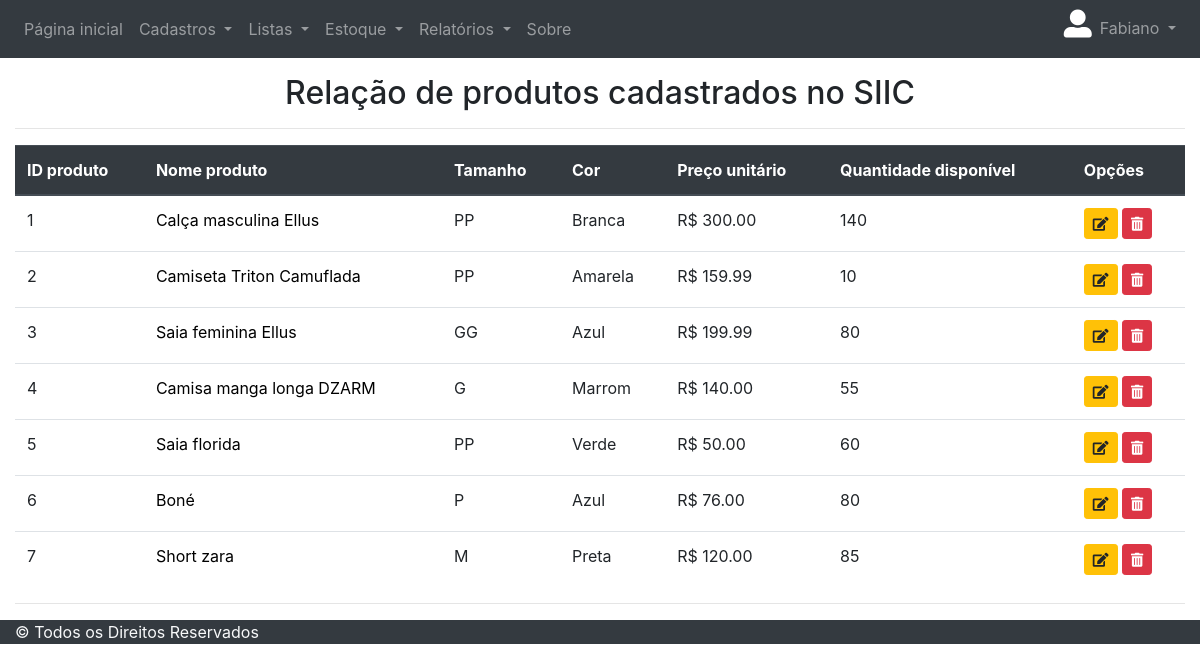
The page /listar/produtos/ (signed in) on the database as committed earlier.
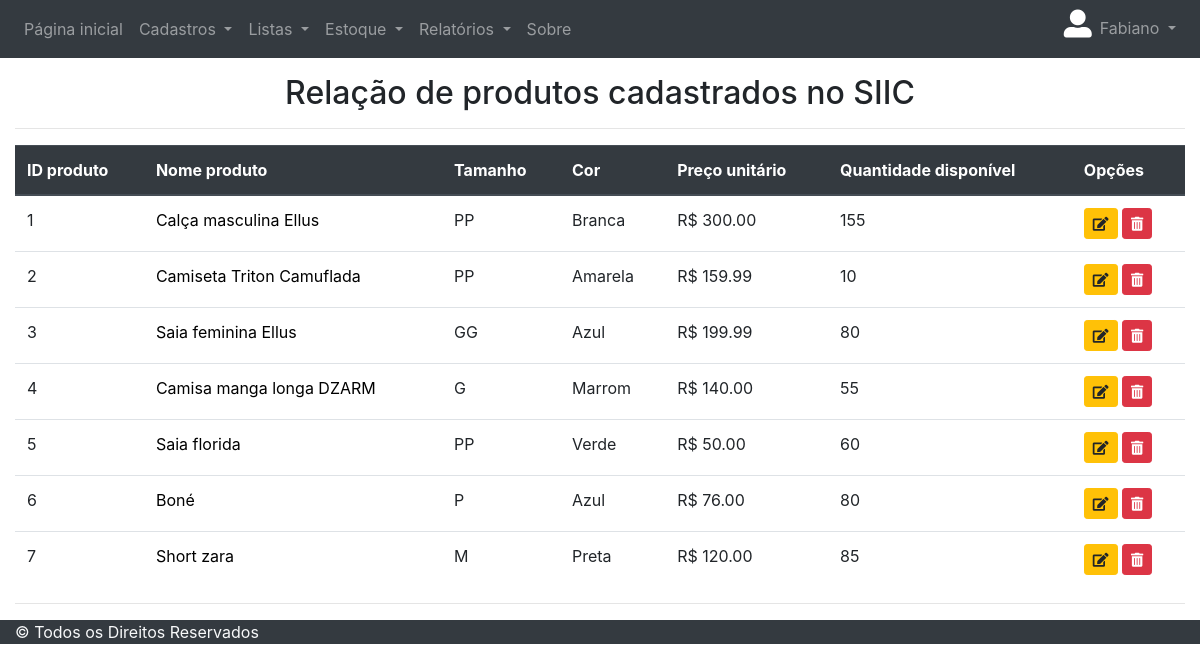
The same page on the database as committed later.
### cadastros/models.py (models this page shows, shortened)
class Produto(models.Model):
    nome_produto = models.CharField(
        max_length=50, verbose_name='Nome do produto')
    descricao_produto = models.CharField(
        max_length=255, verbose_name='Descrição do produto', blank=True)
    preco_unitario = models.DecimalField(
        max_digits=6, decimal_places=2, verbose_name='Preço unitário')
    quantidade_disponivel = models.PositiveIntegerField(
        verbose_name='Quantidade disponíve')
    tamanho_produto = models.ForeignKey(
        TamanhoProduto, verbose_name="Tamanho do produto", on_delete=models.CASCADE)
    cor_produto = models.ForeignKey(
        CorProduto, verbose_name="Cor do produto", on_delete=models.CASCADE)

class TamanhoProduto(models.Model):
    tamanho_produto = models.CharField(
        max_length=50, verbose_name='Tamanho do produto', unique=True)
    def __str__(self):
        return "{}".format(self.tamanho_produto)

class CorProduto(models.Model):
    cor_produto = models.CharField(
        max_length=50, verbose_name='Cor do produto', unique=True)
    class Meta:
        ordering = ['cor_produto']
    def __str__(self):
        return "{}".format(self.cor_produto)

### cadastros/views.py (the view)
# urls.py: path('listar/produtos/', ProdutoList.as_view(), name='listar-produtos'),
class ProdutoList(GroupRequiredMixin, LoginRequiredMixin, ListView):
    group_required = [u"Adm", u"Padrão"]
    login_url = reverse_lazy('login')
    model = Produto
    template_name = 'cadastros/listas/produtos.html'

### usuarios/models.py (called while the page is built)
    def __str__(self):
        return self.username

### cadastros/templates/cadastros/listas/produtos.html (shortened to what this page needs)
{% extends 'paginas/modelo.html' %}
{% load static %}
{% block conteudo %}
<p>
    <h2 align=center>Relação de produtos cadastrados no SIIC</h2>
</p>
<div class="container-fluid">
    <hr>
    <div class="table-responsive">
        <table class="table table-hover table-condensed" id='tabela_listar_produtos'>
            <thead class="thead-dark">
                <tr>
                    <th>ID produto</th>
                    <th>Nome produto</th>
                    <th>Tamanho</th>
                    <th>Cor</th>
                    <th>Preço unitário</th>
                    <th>Quantidade disponível</th>
                    <th>Opções</th>
                </tr>
            </thead>
            <tbody>
                {% for Produto in object_list %}
                <tr>
                    <td>{{Produto.pk}}</td>
                    <td>
                        <a href="{% url 'detalhar-produto' Produto.pk %}">{{Produto.nome_produto}}</a>
                    </td>
                    <td>{{Produto.tamanho_produto}}</td>
                    <td>{{Produto.cor_produto}}</td>
                    <td>R$ {{Produto.preco_unitario}}</td>
                    <td>{{Produto.quantidade_disponivel}}</td>
                    <td>
                        <a href="{% url 'editar-produto' Produto.pk %}" class="btn btn-warning btn-sm" title="Editar"><i
                                class="fas fa-edit" aria-hidden="true"></i></a>
                        <a href="{% url 'excluir-produto' Produto.pk %}" class="btn btn-danger btn-sm"
                            title="Excluir"><i class="fas fa-trash-alt" aria-hidden="true"></i></a>
                    </td>
                </tr>
                {% empty %}
                <tr>
                    <td colspan="4">Nenhum campo registrado</td>
                </tr>
                {% endfor %}
            </tbody>
        </table>
        <hr>
    </div>
</div>
{% endblock conteudo %}

Rows that differ between the two databases and show on the page:
changed Produto "Calça masculina Ellus": quantidade_disponivel "140" → "155"
